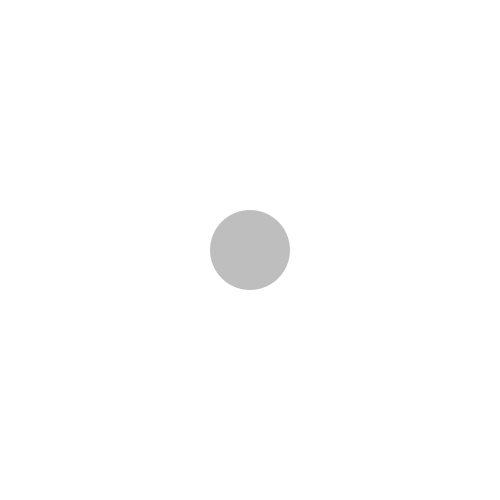
Frame 1 (no input)
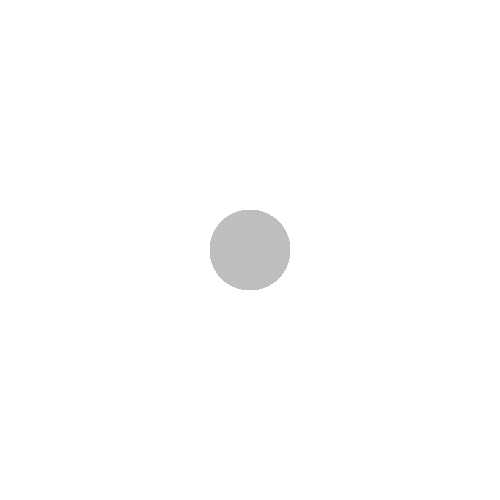
Frame 60 (the mouse pressed at the canvas centre just before this capture)
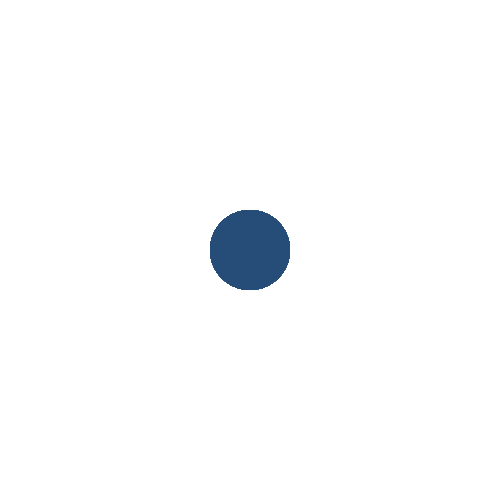
Frame 120 (the mouse held since frame 60 and released just before this capture)

The Processing sketch that drew these frames (run headless with seeded random() and noise(); from frame 60 on, the mouse is pressed at the canvas centre):

// Processing sketch: challenge_1b
// ── challenge_1b.pde
float d;
boolean mousePress = false;


void setup() {
  background(255);
  size(500, 500);
}

void draw() {
  noStroke();
  d = dist(width/2, height/2, mouseX, mouseY);

  if (d < 40) {
    fill(38, 77, 119);
  } else if (mousePress == true) {
    fill(0);
  } else {
    fill(190);
  }
  circle(width/2, height/2, 80);
}

void mousePressed() {
  mousePress = true;
}
